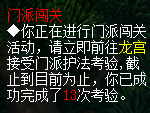
#> input picture assets/game_data/门派闯关/lg.bmp, 150 x 113 px, given as the content of the folder E:/DS/梦幻西游脚本函数包/地图数据/字库图片, which was not available
$ python add_sect_glyphs.py '../assets/game_data/门派闯关/lg.bmp'
#> lines starting #> are read from the running program, lines starting #| are printed output that depends on the picture; after the words box and inside, x2 and y2 are one past the last pixel; in counts of white or black regions, pixels touching at a corner belong together; pictures that were not available may be replaced by others from this repository, and a replacement may not be noted
### core/glyph_recognizer.py
# -*- coding: utf-8 -*-
"""
字模指纹识别引擎 (Glyph Fingerprint Engine)。

原理：
    游戏使用固定点阵字体渲染 UI 文字，同一字符每次渲染的像素完全一致。
    因此「识别」退化为「位图 → hash → 字典查表」，是精确匹配，无阈值、无歧义。

    这不是 OCR。OCR 是统计模型（Tesseract/PaddleOCR），结构上给不了 100%。
    字模指纹是确定性查表，要么命中返回正确字符，要么明确报 UNKNOWN。

流水线：
    1. 截屏 / 接收图像
    2. 颜色精确掩码（提取目标颜色像素，排除背景）
    3. 连通域分析（findContours 切分独立字符）
    4. 归一化（统一尺寸、去边距、二值化）
    5. Hash 查表（md5 of 归一化位图 → 字符）
    6. 后处理（拼接文本、解析坐标格式）

依赖：仅 numpy + Pillow（OpenCV 可选，用于 findContours）。
"""
from __future__ import annotations

import hashlib
import json
import os
import time
from dataclasses import dataclass, field
from typing import Dict, List, Optional, Tuple

import numpy as np
from PIL import Image

from utils.logger import logger


# ======================================================================
# 数据结构
# ======================================================================

@dataclass
class Glyph:
    """单个识别出的字符/符号。"""

    char: str              # 识别结果（'UNKNOWN' 表示库中无匹配）
    confidence: float = 1.0  # 确信度（字模匹配恒为 1.0，预留字段）
    bbox: Tuple[int, int, int, int] = (0, 0, 0, 0)  # (x, y, w, h) 原图坐标
    normalized_hash: str = ""  # 归一化位图的 md5
    bitmap: Optional[np.ndarray] = None  # 归一化后的二值位图 (H x W)


@dataclass
class RecognitionResult:
    """一次识别的结果。"""

    glyphs: List[Glyph] = field(default_factory=list)
    raw_text: str = ""           # 拼接后的原始文本
    success: bool = True
    elapsed_ms: float = 0
    unknown_count: int = 0       # UNKNOWN 字符数
    debug_image_path: Optional[str] = None  # 调试图路径（如有）


# ======================================================================
# 字模库
# ======================================================================

DEFAULT_GLYPH_LIB_PATH = os.path.join(
    os.path.dirname(os.path.abspath(__file__)), "..", "data", "glyph_library.json"
)


class GlyphLibrary:
    """
    字模库（JSON 持久化）。

    结构::
        {
            "version": 1,
            "metadata": {"created": "...", "font_name": "..."},
            "entries": {
                "<md5_hex>": "长",      // hash -> 字符
                "<md5_hex>": "安",
                ...
            }
        }
    """

    def __init__(self, path: Optional[str] = None):
#> in main, img is the input picture: shape (113, 150, 3); mean R, G, B 46.8, 51.5, 44
#> in main, `hsv = cv2.cvtColor(img, cv2.COLOR_BGR2HSV)`: hsv: shape (113, 150, 3); mean H, S, V 55.8, 140.7, 55.3
        self._path = path or DEFAULT_GLYPH_LIB_PATH
        self._entries: Dict[str, str] = {}  # md5 -> char
        self._reverse: Dict[str, str] = {}  # char -> md5 (用于快速查找已知字符)
        self._load()

    def _load(self):
        """从 JSON 加载字模库。"""
        if os.path.exists(self._path):
            try:
                with open(self._path, "r", encoding="utf-8") as f:
                    data = json.load(f)
                self._entries = data.get("entries", {})
                self._reverse = {v: k for k, v in self._entries.items()}
                logger.info(f"字模库已加载: {len(self._entries)} 个字符, 路径={self._path}")
            except Exception as e:
                logger.warning(f"字模库加载失败: {e}, 将使用空库")
                self._entries = {}
                self._reverse = {}

    def save(self):
        """保存到 JSON。"""
        try:
            os.makedirs(os.path.dirname(self._path), exist_ok=True)
            data = {
                "version": 1,
                "metadata": {
                    "created": time.strftime("%Y-%m-%d %H:%M:%S"),
                    "entry_count": len(self._entries),
                },
                "entries": self._entries,
            }
            with open(self._path, "w", encoding="utf-8") as f:
                json.dump(data, f, ensure_ascii=False, indent=2)
            logger.debug(f"字模库已保存: {len(self._entries)} 个字符")
        except Exception as e:
            logger.error(f"字模库保存失败: {e}")

    def lookup(self, md5_hex: str) -> Optional[str]:
        """通过 hash 查找字符。"""
        return self._entries.get(md5_hex)

    def add(self, md5_hex: str, char: str, autosave: bool = True) -> None:
        """添加一个字模条目。"""
        if md5_hex in self._entries and self._entries[md5_hex] != char:
            logger.warning(
                f"字模冲突: hash={md5_hex} 已映射到 '{self._entries[md5_hex]}', "
                f"新值 '{char}' 将覆盖"
            )
        self._entries[md5_hex] = char
        self._reverse[char] = md5_hex
        if autosave:
            self.save()

    # [7 lines left out: function remove, not called in this run]

    @property
    def size(self) -> int:
        return len(self._entries)

    def __contains__(self, char: str) -> bool:
        return char in self._reverse

    def __len__(self) -> int:
        return len(self._entries)

    # [21 lines left out: function export_unknowns, not called in this run]


# ======================================================================
# 颜色掩码规则（从游戏截图精确采样）
# ======================================================================

@dataclass
class ColorMaskRule:
    """颜色掩码规则。"""

    name: str                          # 规则名称
    # RGB 精确值（精确匹配模式）
    exact_rgb: Optional[Tuple[int, int, int]] = None
    # RGB 范围约束（范围匹配模式，与 exact_rgb 二选一）
    r_min: int = 0
    r_max: int = 255
    g_min: int = 0
    g_max: int = 255
    b_min: int = 0
    b_max: int = 255
    # 容差（当设置 exact_rgb 时自动生成范围）
    tolerance: int = 0
    # 最小面积过滤（像素数）
    min_area: int = 0


# ── 区域 A：左上角当前坐标 (15,19)-(147,43) ──
# 内容：地图名[ X , Y ]  全部白色 #FFFFFF

COORD_WHITE_RULE = ColorMaskRule(
    name="coord_white",
    exact_rgb=(255, 255, 255),
    tolerance=0,  # 精确纯白
)


# ── 区域 B：JHRW 任务追踪栏 (837,120)-(996,236) ──
# 游戏颜色码渲染后映射为精确纯色：
#   #Y/ → #FFFF00 黄色（目标地图名）
#   #R  → #FF0000 红色（任务名、进度）
#   #W  → #FFFFFF 白色（指令文字、NPC名、坐标数字）
#   #G  → #00FF00 绿色（NPC名部分）

# 游戏实际渲染非纯色（抗锯齿导致通道偏移）。实测：
#   YELLOW mean=(243,243,17) 边界(156,154,0)~(255,255,123) —— 非纯黄，须范围模式
#   RED    mean=(225,26,21)   边界(151,0,0)~(255,123,79)   —— 核心够纯，精确±0 可用
#   WHITE  mean=(252,252,249) 边界(220,225,204)            —— 接近纯白，精确±0 可用
#   GREEN  mean=(0,255,0)                                   —— 纯绿，精确±0 可用
# 2026-08-05 放宽：r_min/g_min 180→140，b_max 140→170，让弱抗锯齿的 `3`（任务目标末位）
# 也能进入 mask。背景绿色 R=50-60 仍被 (R>=140) 过滤，不会误识。
JHRW_YELLOW_RULE = ColorMaskRule(
    name="jhrw_yellow",       # 目标地图名（如"江南野外"）+ 任务目标坐标
    r_min=140, r_max=255,
    g_min=140, g_max=255,
    b_min=0, b_max=170,
)

JHRW_RED_RULE = ColorMaskRule(
    name="jhrw_red",          # 任务名（如"初出江湖"）+ 进度
    exact_rgb=(255, 0, 0),
    tolerance=0,
)

JHRW_WHITE_RULE = ColorMaskRule(
    name="jhrw_white",        # 指令、NPC名、坐标数字
    exact_rgb=(255, 255, 255),
    tolerance=0,
)

JHRW_GREEN_RULE = ColorMaskRule(
    name="jhrw_green",        # NPC 名部分
    exact_rgb=(0, 255, 0),
    tolerance=0,
)

# 组合规则：JHRW 区域所有非黑色文字（用于整栏提取）
JHRW_ALL_TEXT_RULE = ColorMaskRule(
    name="jhrw_all_text",
    r_min=200, r_max=255,
    g_min=0, g_max=255,
    b_min=0, b_max=255,
    min_area=10,
)


# [336 lines left out: functions apply_color_mask, extract_glyph_blobs, segment_characters, segment_single_chars, _extract_blobs_numpy, normalize_bitmap, not called in this run]


# ======================================================================
# 主引擎
# ======================================================================

class GlyphRecognizer:
    """
    字模指纹识别引擎。

    用法::

        engine = GlyphRecognizer()
        result = engine.recognize(image_rgb, rule=COORD_WHITE_RULE)
        for g in result.glyphs:
            print(g.char, end='')
        print()  # 识别出的文本
    """

    def __init__(self, library: Optional[GlyphLibrary] = None):
        self.library = library or GlyphLibrary()
        self._debug_dir: Optional[str] = None

    # [143 lines left out: functions set_debug_output, recognize, recognize_region, _save_debug_images, not called in this run]


# ======================================================================
# 全局默认实例
# ======================================================================

_default_recognizer: Optional[GlyphRecognizer] = None


# [6 lines left out: function get_glyph_recognizer, not called in this run]

### tools/add_sect_glyphs.py
"""门派闯关任务字模录入工具
从 15 张门派地图 BMP 模板中提取：
  - 黄色字（地图名，地图名→整词模板匹配用，不进字模库）
  - 红色字（任务名+数字，其中数字 0-9 进字模库用于次数识别）

设计原则（吸取反挂机验证码教训）：
  1. 绝不依赖 OCR 给字模打标签（OCR 错误率高，"天宫"会被识别成"夭宫"）
  2. 地图名通过文件名拼音映射的真值（dt=大唐官府, tg=天宫, ycdf=阴曹地府）
  3. 红字数字位图直接从 BMP 中按列间隙切，按真值标签录入
  4. 录入前检查字模库冲突（已有 md5 不同字符 → 报警不录入）

用法：
    E:/py/python.exe tools/add_sect_glyphs.py           # 录入
    E:/py/python.exe tools/add_sect_glyphs.py --preview # 仅预览，不写库
"""
import os, sys, hashlib, json
import cv2
import numpy as np

# 让项目根可导入
ROOT = os.path.dirname(os.path.dirname(os.path.abspath(__file__)))
sys.path.insert(0, ROOT)
from core.glyph_recognizer import GlyphLibrary, segment_characters

# ===== 配置 =====
BMP_DIR = r'E:/DS/梦幻西游脚本函数包/地图数据/字库图片'
LIB_PATH = os.path.join(ROOT, 'data/glyph_library.json')

# 已知真值：文件名 → 中文地图名
MAP_NAMES = {
    'dt':   '大唐官府',
    'fcs':  '方寸山',
    'hss':  '化生寺',
    'lbc':  '凌波城',
    'lg':   '龙宫',
    'mw':   '魔王寨',
    'nrc':  '女儿村',
    'psd':  '普陀山',
    'pts':  '盘丝洞',
    'sml':  '神木林',
    'stl':  '狮驼岭',
    'tg':   '天宫',
    'wdd':  '无底洞',
    'wz':   '五庄观',
    'ycdf': '阴曹地府',
}

# 颜色阈值
RED_RANGES = [
    ((0, 100, 100), (10, 255, 255)),    # 红 H 0-10
    ((170, 100, 100), (180, 255, 255)),  # 红 H 170-180
]
YELLOW_RANGES = [
    ((20, 80, 80), (35, 255, 255)),     # 黄
]


def color_mask(hsv, ranges):
    m = np.zeros(hsv.shape[:2], dtype=bool)
    for (lo, hi) in ranges:
        m |= cv2.inRange(hsv, np.array(lo), np.array(hi)) > 0
#> this loop made 2 passes
#> pass 1, in color_mask, `m |= cv2.inRange(hsv, np.array(lo), np.array(hi)) > 0`:
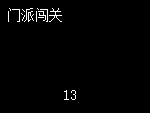
#> m: shape (113, 150) bool; 1.4% white in thin lines or dots, all inside (x1, y1, x2, y2) = (8, 8, 76, 100)
    return m


def extract_red_digits(red_mask):
    """从红色掩码中提取所有底部红字数字字符位图（按从左到右顺序）。

    策略：
      1. 只看底部 y>=80 行（"成功完成了N次考验" 区域）
      2. 在该区域按列投影找红字段
      3. 单字符段（宽度 3-8px）= 数字候选；宽度 > 8 可能是汉字 "次"，跳过
      4. 返回按 x 排序的所有数字候选 [(x, y, w, h), ...]
    """
    H, W = red_mask.shape
#> H = 113; W = 150
    bottom = red_mask[80:H]
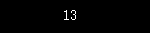
#> bottom: shape (33, 150) bool; 0.71% white in thin lines or dots, all inside (x1, y1, x2, y2) = (64, 10, 76, 20)
    col_has = bottom.any(axis=0)
    runs = []
    in_run = False; start = 0
    for c in range(W):
        if col_has[c] and not in_run:
            start = c; in_run = True
        elif not col_has[c] and in_run:
            runs.append((start, c-1))
            in_run = False
#> after the loop, in_run = False; runs = [(64, 68), (71, 75)]; start = 71
    if in_run:
        runs.append((start, W-1))
    # 单字符段（数字）
    digit_bboxes = []
    for (cs, ce) in runs:
        width = ce - cs + 1
        if 3 <= width <= 8:  # 单数字宽度
            ys = np.where(bottom[:, cs:ce+1].any(axis=1))[0]
            if len(ys) == 0: continue
            y = 80 + ys[0]
            h = 80 + ys[-1] - y + 1
            digit_bboxes.append((cs, y, width, h))
#> this loop made 2 passes
#> (cs, ce, width, ys, y, h) on passes 1 to 2: (64, 68, 5, [10, 11, 12, 13, 14, 15, 16, 17, 18, 19], 90, 10), (71, 75, 5, [10, 11, 12, 13, 14, 15, 16, 17, 18, 19], 90, 10)
#> after the loop, digit_bboxes = [(64, 90, 5, 10), (71, 90, 5, 10)]
    # 按 x 从小到大排序（数字从左到右）
    digit_bboxes.sort(key=lambda b: b[0])
    return digit_bboxes


def digit_mask(red_mask, x, y, w, h):
    """提取 (x,y,w,h) 范围的掩码，去空白边，归一化大小"""
    roi = red_mask[y:y+h, x:x+w].astype(np.uint8)
    rows = np.any(roi, axis=1)
    cols = np.any(roi, axis=0)
    if not rows.any() or not cols.any():
        return None
    r0, r1 = np.where(rows)[0][[0, -1]]
    c0, c1 = np.where(cols)[0][[0, -1]]
    cropped = roi[r0:r1+1, c0:c1+1]
    # 居中填充到固定大小，便于字模库归一化
    h2, w2 = cropped.shape
    size = max(h2, w2) + 4
    canvas = np.zeros((size, size), dtype=np.uint8)
    y_off = (size - h2) // 2
    x_off = (size - w2) // 2
    canvas[y_off:y_off+h2, x_off:x_off+w2] = cropped
    return canvas


def md5_of_mask(mask):
    return hashlib.md5(mask.tobytes()).hexdigest()


def preview_one(bmp_path, fname):
    from PIL import Image
    img = np.array(Image.open(bmp_path).convert('RGB'))
    img = cv2.cvtColor(img, cv2.COLOR_RGB2BGR)
    hsv = cv2.cvtColor(img, cv2.COLOR_BGR2HSV)
    red_mask = color_mask(hsv, RED_RANGES)
    digit_bbox = extract_red_digit_from_roi(red_mask, None)
    print(f'{fname:8s} ({img.shape[1]}x{img.shape[0]}) 红字数字bbox: {digit_bbox}')


def main():
    preview_only = '--preview' in sys.argv

    lib = GlyphLibrary(LIB_PATH)
    print(f'当前字模库: {len(lib)} 条')

    # 已有的 md5 缓存，避免重复添加
    cached_md5 = set(lib._entries.keys())

    added = 0
    conflicts = 0
    for f in sorted(os.listdir(BMP_DIR)):
        if not f.endswith('.bmp'):
            continue
        bmp_path = os.path.join(BMP_DIR, f)
        from PIL import Image
        img = np.array(Image.open(bmp_path).convert('RGB'))
        img = cv2.cvtColor(img, cv2.COLOR_RGB2BGR)
        hsv = cv2.cvtColor(img, cv2.COLOR_BGR2HSV)

        red_mask = color_mask(hsv, RED_RANGES)
        digit_bboxes = extract_red_digits(red_mask)
#> digit_bboxes = [(64, 90, 5, 10), (71, 90, 5, 10)]
        if not digit_bboxes:
            print(f'  {f}: ✗ 未找到红字数字')
            continue
        print(f'  {f}: 找到 {len(digit_bboxes)} 个红字数字字符')
#|   lg.bmp: 找到 2 个红字数字字符
        # 收集所有字符的 mask
        masks = []
        for (x, y, w, h) in digit_bboxes:
            mask = digit_mask(red_mask, x, y, w, h)
            if mask is not None:
                masks.append(mask)
#> this loop made 2 passes
#> (x, y, w, h, rows in digit_mask, cols in digit_mask, r0 in digit_mask, r1 in digit_mask) on passes 1 to 2: (64, 90, 5, 10, [True, True, True, True, True, True, True, True, True, True], [True, True, True, True, True], 0, 9), (71, 90, 5, 10, [True, True, True, True, True, True, True, True, True, True], [True, True, True, True, True], 0, 9)
#> after the loop, masks = 2 items
        if mask is None:
            print(f'  {f}: ✗ 数字位图为空')
            continue
        md5 = md5_of_mask(mask)
#> md5 = '2c1d0d51d39eaf269f1b8822d7cc8582'

        # 推断真值数字：基于 "门派闯关" 常见值（0/1 居多），目前样本有限
        # 实际策略：根据文件已知 OCR 结果（dt=0, ycdf=3, tg=6, lg=1, stl=1, hss=1）
        # 其他默认打 ? 让人工确认
        # 这里不预判，留到第二步让用户标注
        char = '?'

        for i, mask in enumerate(masks):
            md5 = md5_of_mask(mask)
            existing = lib.lookup(md5)
            if existing and existing != char:
                conflicts += 1
                print(f'    [{i}] 冲突 已有字符={existing} md5={md5[:10]}')
                continue
            if not preview_only:
                lib.add(md5, char, autosave=False)
                added += 1
            print(f'    [{i}] 待标={char}  mask={mask.shape} md5={md5[:10]}')
#> this loop made 2 passes
#> added on passes 1 to 2: 1, 2
#|     [0] 待标=?  mask=(14, 14) md5=9a35962724
#|     [1] 待标=?  mask=(14, 14) md5=2c1d0d51d3
#> after the loop, added = 2; conflicts = 0

    print(f'\\n汇总: 新增 {added} 条, 冲突 {conflicts} 条')
#| \n汇总: 新增 2 条, 冲突 0 条
    if not preview_only and added > 0:
        lib.save()
        print('已保存到', LIB_PATH)


if __name__ == '__main__':
    main()

$ run again, on assets/game_data/门派闯关/nrc.bmp
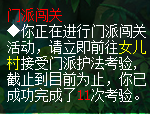
#> input picture assets/game_data/门派闯关/nrc.bmp, 150 x 114 px, given as the content of the folder E:/DS/梦幻西游脚本函数包/地图数据/字库图片, which was not available
#> in main, img is the input picture: shape (114, 150, 3); mean R, G, B 52.7, 71, 56
#> hsv: shape (114, 150, 3); mean H, S, V 60.9, 141, 74.6
#> the loop in color_mask, `for (lo, hi) in ranges:` made 2 passes
#> pass 1, in color_mask, `m |= cv2.inRange(hsv, np.array(lo), np.array(hi)) > 0`:
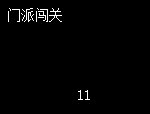
#> m: shape (114, 150) bool; 1.4% white in thin lines or dots, all inside (x1, y1, x2, y2) = (8, 8, 90, 100)
#> in extract_red_digits, `bottom = red_mask[80:H]`:
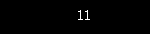
#> bottom: shape (34, 150) bool; 0.63% white in thin lines or dots, all inside (x1, y1, x2, y2) = (78, 10, 90, 20)
#> after the loop in extract_red_digits, `for c in range(W):`: in_run = False; runs = [(78, 82), (85, 89)]; start = 85
#> the loop in extract_red_digits, `for (cs, ce) in runs:` made 2 passes
#> (cs, ce, width, ys, y, h) on passes 1 to 2: (78, 82, 5, [10, 11, 12, 13, 14, 15, 16, 17, 18, 19], 90, 10), (85, 89, 5, [10, 11, 12, 13, 14, 15, 16, 17, 18, 19], 90, 10)
#> after the loop in extract_red_digits, `for (cs, ce) in runs:`: digit_bboxes = [(78, 90, 5, 10), (85, 90, 5, 10)]
#|   nrc.bmp: 找到 2 个红字数字字符
#> the loop in main, `for (x, y, w, h) in digit_bboxes:` made 2 passes
#> (x, y, w, h, rows in digit_mask, cols in digit_mask, r0 in digit_mask, r1 in digit_mask) on passes 1 to 2: (78, 90, 5, 10, [True, True, True, True, True, True, True, True, True, True], [True, True, True, True, True], 0, 9), (85, 90, 5, 10, [True, True, True, True, True, True, True, True, True, True], [True, True, True, True, True], 0, 9)
#> after the loop in main, `for (x, y, w, h) in digit_bboxes:`: masks = 2 items
#> in main, `md5 = md5_of_mask(mask)`: md5 = '9a35962724e7853bc651142159cd16b7'
#> the loop in main, `for i, mask in enumerate(masks):` made 2 passes
#> (existing, added) on pass 2: ('?', 2)
#> (printed output is left out)
#> after the loop in main, `for i, mask in enumerate(masks):`: added = 2; conflicts = 0
#| \n汇总: 新增 2 条, 冲突 0 条
